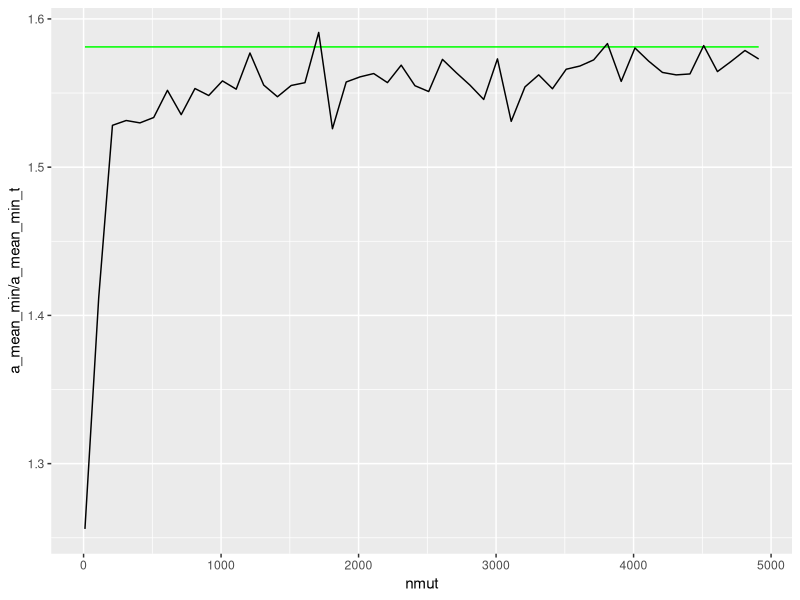
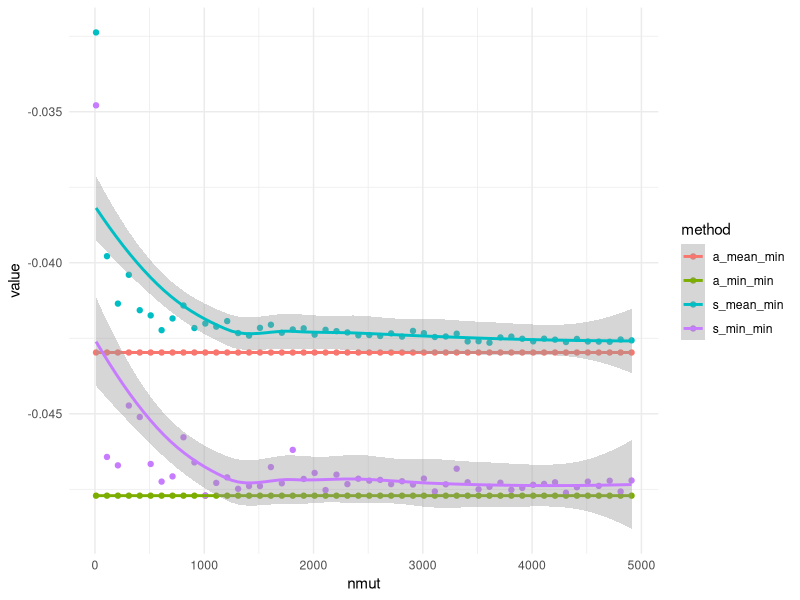

These charts were generated, in order, by the following R code:
## ---- chunk 1
knitr::opts_chunk$set(echo = TRUE)
## ---- chunk 2
library(tidyverse)
library(here)
library(cowplot)
## ---- chunk 3

admrs_mean_min <- function(dd, s) {
  nx <- nrow(dd)
  ny <- ncol(dd)
  ax  <-  sqrt(nx) * s
  ay <- sqrt(ny) * s
  m <- dd %*% t(dd)
  - ax * ay * sqrt(sum(diag(m)) / nx) # sqrt(mean(min(dri.drj)^2))
}

admrs_min_min <- function(dd, s) {
  nx <- nrow(dd)
  ny <- ncol(dd)
  ax  <-  sqrt(nx) * s
  ay <- sqrt(ny) * s
  m <- dd %*% t(dd)
  - ax * ay * sqrt(eigen(m)$values[1]) # minimum dri.drj
}


sdmrs_mean_min <- function(dd, nmut, seed, s) {
  # simulation-based: try different x and y
  set.seed(seed)
  nx <- nrow(dd)
  ny <- ncol(dd)
  x = matrix(NA, nx, nmut)
  y = matrix(NA, ny, nmut)
  for (mx in seq(nmut)) {
    x[,mx] <- rnorm(nx, 0, 1)
    # x[,mx] <- runif(nx, -1, 1)
    x[,mx] = x[,mx] / sqrt(sum(x[,mx]^2)) * sqrt(nx) * s
  }
  for (my in seq(nmut)) {
    y[,my] <- rnorm(ny, 0, 1)
    # y[,my] <- runif(ny, -1, 1)
    y[,my] = y[,my] * sqrt(ny) * s / sqrt(sum(y[,my]^2))
  }
  
  m <- t(x) %*% dd %*% y
  
  -sqrt(mean(matrixStats::rowMaxs(m^2)))
}

sdmrs_min_min <- function(dd, nmut, seed, s) {
  # simulation-based: try different x and y
  set.seed(seed)
  nx <- nrow(dd)
  ny <- ncol(dd)
  x = matrix(NA, nx, nmut)
  y = matrix(NA, ny, nmut)
  for (mx in seq(nmut)) {
    x[,mx] <- rnorm(nx, 0, 1)
    # x[,mx] <- runif(nx, -1, 1)
    x[,mx] = x[,mx] / sqrt(sum(x[,mx]^2)) * sqrt(nx) * s
  }
  for (my in seq(nmut)) {
    y[,my] <- rnorm(ny, 0, 1)
    # y[,my] <- runif(ny, -1, 1)
    y[,my] = y[,my] * sqrt(ny) * s / sqrt(sum(y[,my]^2))
  }
  
  m <- t(x) %*% dd %*% y
  
  min(m)
}

s = 0.1
nx <- 2
ny <- 5
set.seed(1)
dd <-  matrix(runif(nx * ny, -1, 1), nx, ny)

# what's minimum of x' d  y, subject to y'y = ay^2 and x'x = ax^2?
nmut = seq(from = 10, to = 5000, by = 100)
dd_list = rep(list(dd), length(nmut))

dat <- tibble(nmut, dd = dd_list) %>% 
  mutate(seed = nmut)  %>% 
  mutate(
    ddt = map(dd, t)) %>% 
  mutate(
    a_min_min = map_dbl(dd, admrs_min_min, s = 0.1),
    a_min_min_t = map_dbl(ddt, admrs_min_min, s = 0.1),
    s_min_min = pmap_dbl(list(dd, nmut, seed), sdmrs_min_min, s = 0.1),
    s_min_min_t = pmap_dbl(list(ddt, nmut, seed), sdmrs_min_min, s = 0.1),
    a_mean_min = map_dbl(dd, admrs_mean_min, s = 0.1),
    a_mean_min_t = map_dbl(ddt, admrs_mean_min, s = 0.1),
    s_mean_min = pmap_dbl(list(dd, nmut, seed), sdmrs_mean_min, s = 0.1),
    s_mean_min_t = pmap_dbl(list(ddt, nmut, seed), sdmrs_mean_min, s = 0.1)
  )

dat %>% 
  ggplot(aes(nmut, a_mean_min / a_mean_min_t)) +
  geom_line(color = "green") +
  geom_line(aes(y = s_mean_min / s_mean_min_t))


dat %>% 
  pivot_longer(
    cols = c(a_min_min, a_mean_min, s_min_min, s_mean_min),
    names_to = "method",
    values_to = "value"
  ) %>% 
  ggplot(aes(nmut, value, color = method)) +
  geom_point() +
  geom_smooth()  +
  theme_minimal()


## ---- chunk 4

